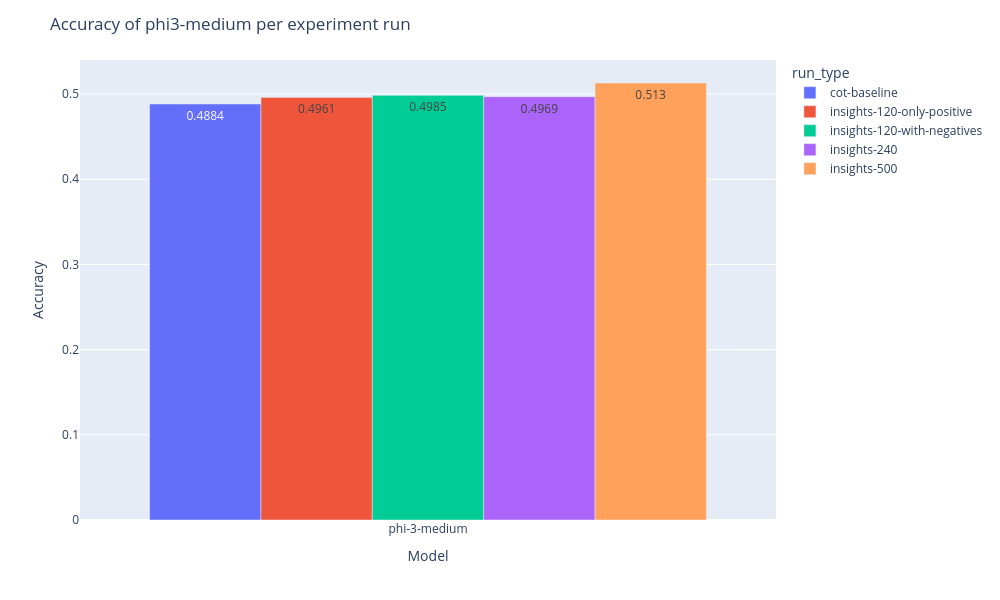

The notebook cell this image was saved under:
### Code cell
fig = px.bar(
    metrics_df,
    x="model",
    y="accuracy",
    color="run_type",
    barmode="group",
    # facet_row="time",
    # facet_col="model",
    # category_orders={"day": ["Thur", "Fri", "Sat", "Sun"],
    #                  "time": ["Lunch", "Dinner"]}
    text='accuracy',
)

fig.update_layout(title_text=f"Accuracy of phi3-medium per experiment run")

# Set x-axis title
fig.update_xaxes(title_text="Model")

# Set y-axes titles
fig.update_yaxes(title_text="Accuracy", secondary_y=False)
# fig.update_yaxes(title_text="Rewards Mean", secondary_y=True)
fig.update_layout(
    autosize=False,
    width=1_000,
    height=600,
)
fig.show()

### Figure 1 — Plotly figure (JSON) as saved in the notebook; plotly's stock layout.template omitted (floating-point values rounded to 4 significant figures)
{"data": [{"alignmentgroup": "True", "hovertemplate": "run_type=cot-baseline<br>model=%{x}<br>accuracy=%{text}<extra></extra>", "legendgroup": "cot-baseline", "marker": {"color": "#636efa", "pattern": {"shape": ""}}, "name": "cot-baseline", "offsetgroup": "cot-baseline", "orientation": "v", "showlegend": true, "text": [0.4884], "textposition": "auto", "type": "bar", "x": ["phi-3-medium"], "xaxis": "x", "y": [0.4884], "yaxis": "y"}, {"alignmentgroup": "True", "hovertemplate": "run_type=insights-120-only-positive<br>model=%{x}<br>accuracy=%{text}<extra></extra>", "legendgroup": "insights-120-only-positive", "marker": {"color": "#EF553B", "pattern": {"shape": ""}}, "name": "insights-120-only-positive", "offsetgroup": "insights-120-only-positive", "orientation": "v", "showlegend": true, "text": [0.4961], "textposition": "auto", "type": "bar", "x": ["phi-3-medium"], "xaxis": "x", "y": [0.4961], "yaxis": "y"}, {"alignmentgroup": "True", "hovertemplate": "run_type=insights-120-with-negatives<br>model=%{x}<br>accuracy=%{text}<extra></extra>", "legendgroup": "insights-120-with-negatives", "marker": {"color": "#00cc96", "pattern": {"shape": ""}}, "name": "insights-120-with-negatives", "offsetgroup": "insights-120-with-negatives", "orientation": "v", "showlegend": true, "text": [0.4985], "textposition": "auto", "type": "bar", "x": ["phi-3-medium"], "xaxis": "x", "y": [0.4985], "yaxis": "y"}, {"alignmentgroup": "True", "hovertemplate": "run_type=insights-240<br>model=%{x}<br>accuracy=%{text}<extra></extra>", "legendgroup": "insights-240", "marker": {"color": "#ab63fa", "pattern": {"shape": ""}}, "name": "insights-240", "offsetgroup": "insights-240", "orientation": "v", "showlegend": true, "text": [0.4969], "textposition": "auto", "type": "bar", "x": ["phi-3-medium"], "xaxis": "x", "y": [0.4969], "yaxis": "y"}, {"alignmentgroup": "True", "hovertemplate": "run_type=insights-500<br>model=%{x}<br>accuracy=%{text}<extra></extra>", "legendgroup": "insights-500", "marker": {"color": "#FFA15A", "pattern": {"shape": ""}}, "name": "insights-500", "offsetgroup": "insights-500", "orientation": "v", "showlegend": true, "text": [0.513], "textposition": "auto", "type": "bar", "x": ["phi-3-medium"], "xaxis": "x", "y": [0.513], "yaxis": "y"}], "layout": {"autosize": false, "barmode": "group", "height": 600, "legend": {"title": {"text": "run_type"}, "tracegroupgap": 0}, "margin": {"t": 60}, "title": {"text": "Accuracy of phi3-medium per experiment run"}, "width": 1000, "xaxis": {"anchor": "y", "autorange": true, "domain": [0, 1], "range": [-0.5, 0.5], "title": {"text": "Model"}, "type": "category"}, "yaxis": {"anchor": "x", "autorange": true, "domain": [0, 1], "range": [0, 0.54], "title": {"text": "Accuracy"}, "type": "linear"}}}
